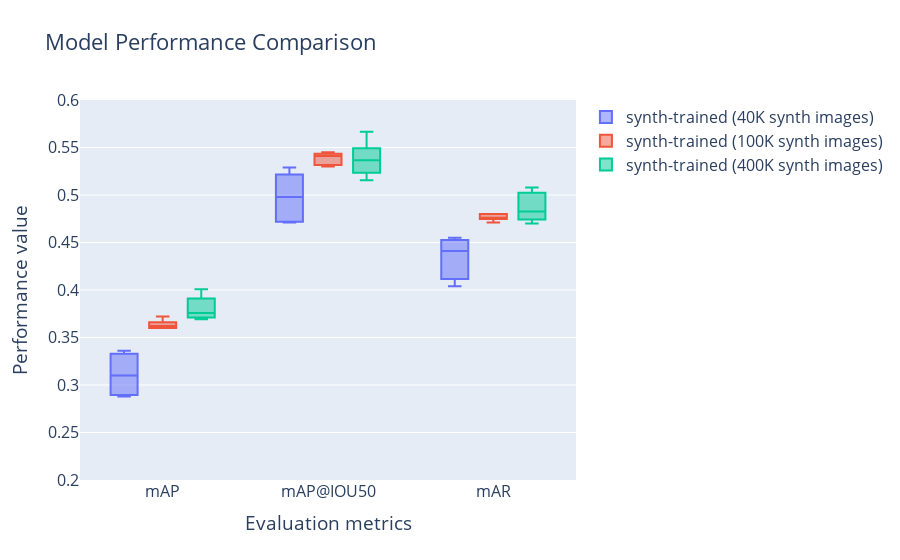

Notebook cell for this chart:
### Markdown cell above
### Synth-trained model on different size of data

### Code cell
data = pd.DataFrame(columns=columns)
# 1. 40K synth-trained model
mean_ap_small = [0.290,0.336,0.288,0.310,0.332]
mean_ap_50_small = [0.471,0.519,0.472,0.498,0.529]
mean_ar_small = [0.414,0.452,0.404,0.441,0.455]
add_data(data, "synth-trained (40K synth images)", mean_ap_small, mean_ap_50_small, mean_ar_small)
# 100K synth-trained model
mean_ap_synth = [0.360,0.360,0.362,0.364,0.372]
mean_ap_50_synth = [0.543,0.541,0.530,0.532,0.545]
mean_ar_synth = [0.476,0.476,0.471,0.480,0.480]
add_data(data, "synth-trained (100K synth images)", mean_ap_synth, mean_ap_50_synth, mean_ar_synth)

# 400K synth-trained model
mean_ap_synth = [0.3759, 0.3693, 0.3877, 0.4009, 0.3715]
mean_ap_50_synth = [0.5367, 0.5156, 0.5433, 0.5667, 0.5262]
mean_ar_synth = [0.4756, 0.4827, 0.5079, 0.5006, 0.4699]
add_data(data, "synth-trained (400K synth images)", mean_ap_synth, mean_ap_50_synth, mean_ar_synth)
performance_box_plot("Model Performance Comparison", data, y_range=[0.2, 0.6])

### Figure 1 — Plotly figure (JSON) as saved in the notebook; plotly's stock layout.template omitted (floating-point values rounded to 4 significant figures)
{"data": [{"name": "synth-trained (40K synth images)", "type": "box", "x": ["mAP", "mAP", "mAP", "mAP", "mAP", "mAP@IOU50", "mAP@IOU50", "mAP@IOU50", "mAP@IOU50", "mAP@IOU50", "mAR", "mAR", "mAR", "mAR", "mAR"], "y": [0.29, 0.336, 0.288, 0.31, 0.332, 0.471, 0.519, 0.472, 0.498, 0.529, 0.414, 0.452, 0.404, 0.441, 0.455]}, {"name": "synth-trained (100K synth images)", "type": "box", "x": ["mAP", "mAP", "mAP", "mAP", "mAP", "mAP@IOU50", "mAP@IOU50", "mAP@IOU50", "mAP@IOU50", "mAP@IOU50", "mAR", "mAR", "mAR", "mAR", "mAR"], "y": [0.36, 0.36, 0.362, 0.364, 0.372, 0.543, 0.541, 0.53, 0.532, 0.545, 0.476, 0.476, 0.471, 0.48, 0.48]}, {"name": "synth-trained (400K synth images)", "type": "box", "x": ["mAP", "mAP", "mAP", "mAP", "mAP", "mAP@IOU50", "mAP@IOU50", "mAP@IOU50", "mAP@IOU50", "mAP@IOU50", "mAR", "mAR", "mAR", "mAR", "mAR"], "y": [0.3759, 0.3693, 0.3877, 0.4009, 0.3715, 0.5367, 0.5156, 0.5433, 0.5667, 0.5262, 0.4756, 0.4827, 0.5079, 0.5006, 0.4699]}], "layout": {"boxmode": "group", "font": {"size": 16}, "title": {"text": "Model Performance Comparison"}, "xaxis": {"tickangle": 0, "title": {"text": "Evaluation metrics"}}, "yaxis": {"range": [0.2, 0.6], "title": {"text": "Performance value"}}}}
